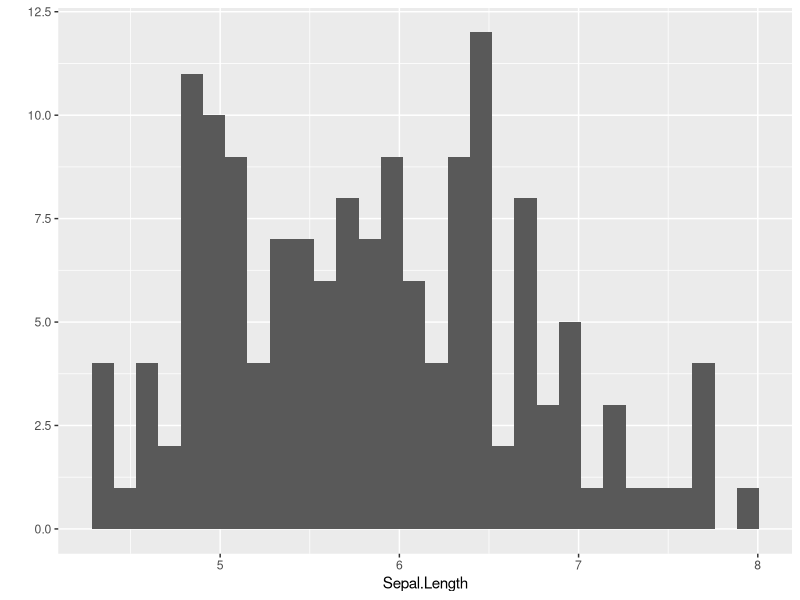
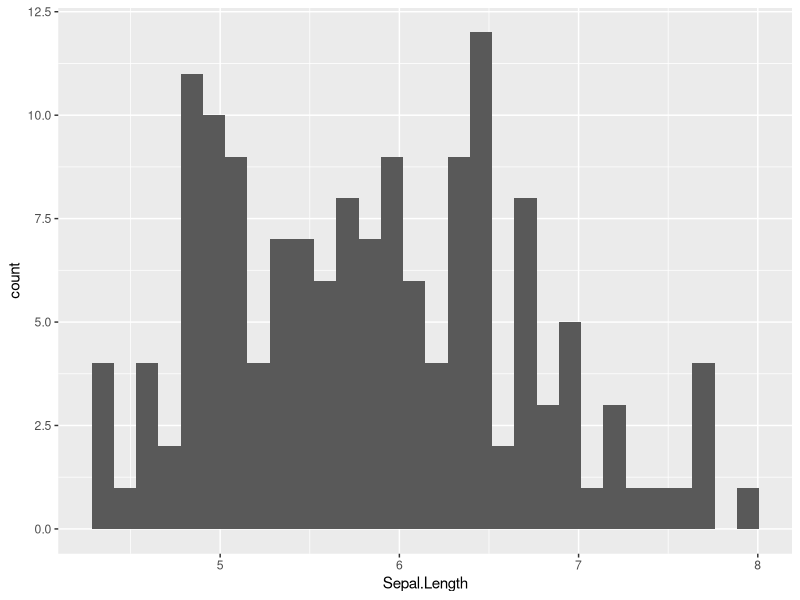
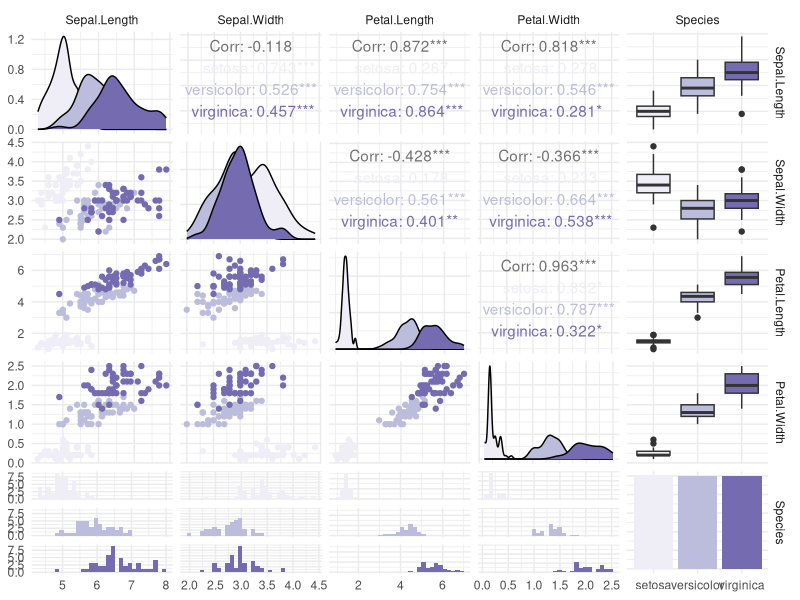

These charts were generated, in order, by the following R code:
## ---- chunk 1
ggplot2::qplot(Sepal.Length, data = iris, geom = "histogram")

library(ggplot2)

ggplot(iris) +
  aes(Sepal.Length) +
  geom_histogram()

## ---- chunk 2
library(GGally)

iris |> 
 ggpairs(aes(color = Species)) + 
  theme_minimal() +
  scale_color_brewer(palette = "Purples", aesthetics = c("color", "fill"))
